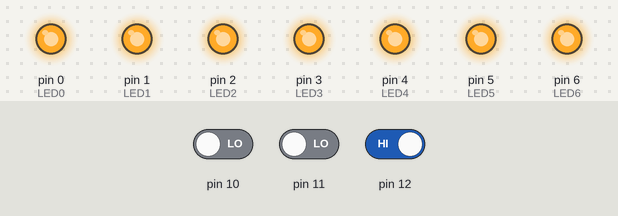
Bench run of a sketch on a simulated Arduino Uno, built with avr-gcc and run on an emulated ATmega328P. On the bench: output pins drawn as LEDs (lit = HIGH). Inputs (shaded band) come from the test bench; at power-on: pin 12 HIGH, pin 10 LOW, pin 11 LOW.

Above: at 1.8 s.
1.9 s: pin 12 driven LOW
At 2.6 s:
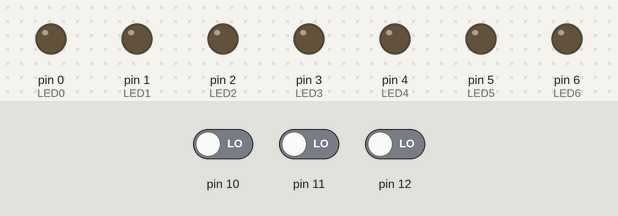
3.5 s: pin 12 driven HIGH
At 3.8 s:
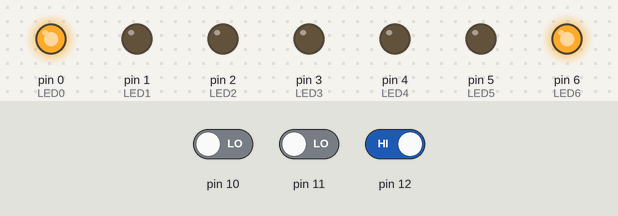
At 4.4 s:
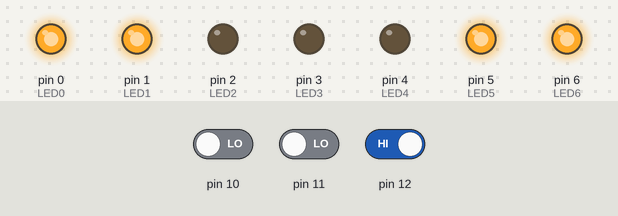
Timing chart, 0 to 6.5 s (numbered marks = the images above; inputs shaded):
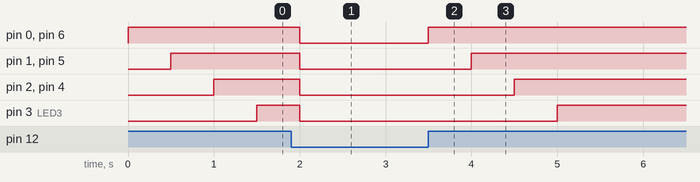

The sketch:

Code2.ino
```cpp
#define DELAY 300
#define LED0 0
#define LED1 1
#define LED2 2
#define LED3 3
#define LED4 4
#define LED5 5
#define LED6 6

int i = 0;
int j = 0;

void setup() {
  pinMode(LED0, OUTPUT);
  pinMode(LED1, OUTPUT);
  pinMode(LED2, OUTPUT);
  pinMode(LED3, OUTPUT);
  pinMode(LED4, OUTPUT);
  pinMode(LED5, OUTPUT);
  pinMode(LED6, OUTPUT);

  pinMode(10, INPUT);
  pinMode(11, INPUT);
  pinMode(12, INPUT);
}

void loop() {
  if (digitalRead(12) == LOW)
  {
    digitalWrite(LED0, LOW);
    digitalWrite(LED1, LOW);
    digitalWrite(LED2, LOW);
    digitalWrite(LED3, LOW);
    digitalWrite(LED4, LOW);
    digitalWrite(LED5, LOW);
    digitalWrite(LED6, LOW);

    i = 0;
    j = 0;
  }
  else
  {
    if (digitalRead(10) == LOW)
    {
      switch (i)
      {
        case 0:
          digitalWrite(LED0, HIGH);
          break;
        case 1:
          digitalWrite(LED1, HIGH);
          break;
        case 2:
          digitalWrite(LED2, HIGH);
          break;
        case 3:
          digitalWrite(LED3, HIGH);
          break;
        case 4:
          digitalWrite(LED4, HIGH);
          break;
        case 5:
          digitalWrite(LED5, HIGH);
          break;
        case 6:
          digitalWrite(LED6, HIGH);
          break;
      }
      i++;
    }
    if (digitalRead(11) == LOW)
    {
      switch (j)
      {
        case 0:
          digitalWrite(LED6, HIGH);
          break;
        case 1:
          digitalWrite(LED5, HIGH);
          break;
        case 2:
          digitalWrite(LED4, HIGH);
          break;
        case 3:
          digitalWrite(LED3, HIGH);
          break;
        case 4:
          digitalWrite(LED2, HIGH);
          break;
        case 5:
          digitalWrite(LED1, HIGH);
          break;
        case 6:
          digitalWrite(LED0, HIGH);
          break;
      }
      j++;
    }
    delay(500);
  }
}
```

Measured:
- after the input at 1.9 s, pin 0 (LED0), pin 1 (LED1), pin 2 (LED2), pin 3 (LED3), pin 4 (LED4), pin 5 (LED5), pin 6 (LED6): HIGH → LOW after 0.10 s
- after the input at 3.5 s, pin 0 (LED0), pin 6 (LED6): LOW → HIGH at once; pin 1 (LED1), pin 5 (LED5): LOW → HIGH after 0.50 s; pin 2 (LED2), pin 4 (LED4): LOW → HIGH after 1.0 s; pin 3 (LED3): LOW → HIGH after 1.5 s
